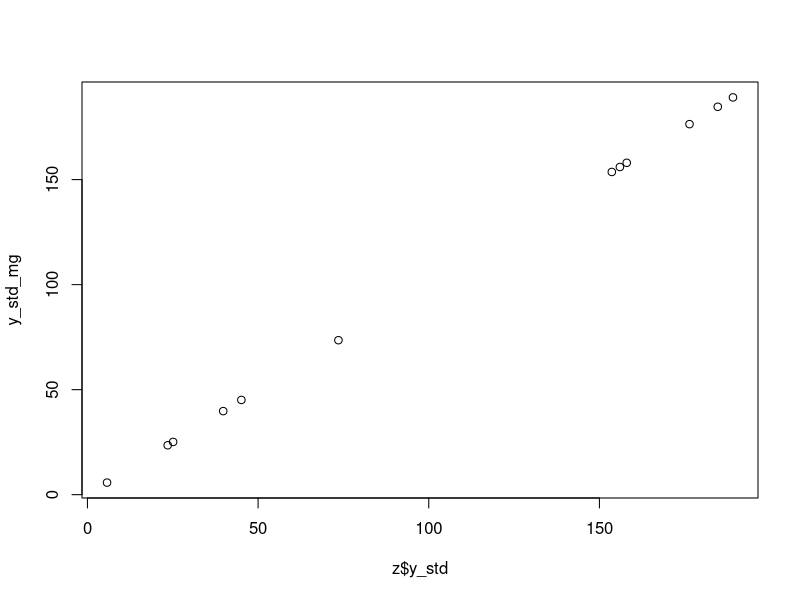
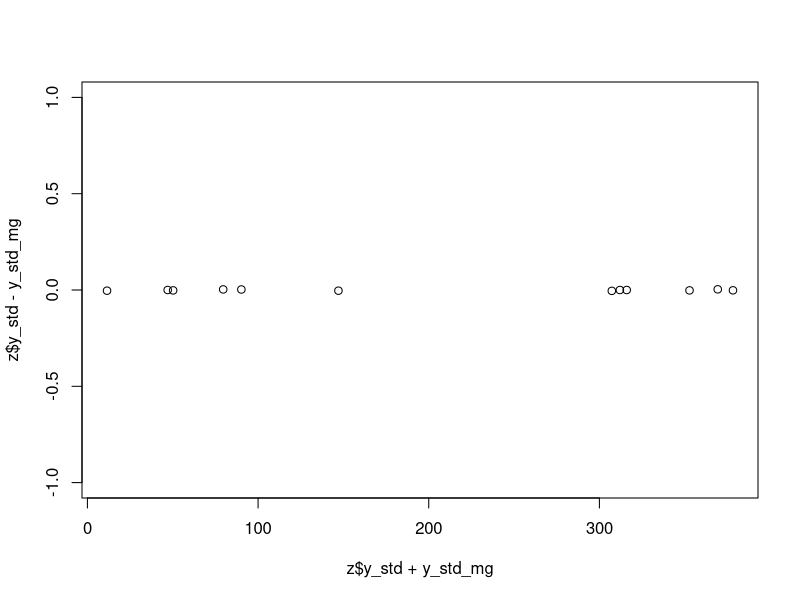

Write R code to recreate these figures, in order.

# Mimic this function call of an existing bssd funciton that generates a prior ----

#' Fit a Stan MAP prior generation model to summary-level data.
#'
#' @details
#' This routine fits the meta-analytical model equation:
#' \deqn{ log(-log(1 - p_{i})) = \alpha_{i} + log(T_{i}) }
#' where \eqn{p_{i}} is the probability of event in trial i, adjusted for the
#' intended or average time-at-risk, \eqn{T_{i}}.
#' The model is equivalent to:
#' \deqn{ log(\lambda_{i}) = \alpha_{i} }
#' where
#' \deqn{ \lambda_{i} = -log(1 - p_{i}) / T_{i} }
#' is the hazard of the event, assumed constant through time, and \eqn{p_{i}} is
#' the probability of event in unit time in trial i.
#' Thus this is a random-effects model that assumes the log-hazard terms are
#' exchangeable across trials, and the \eqn{ \alpha_{i} } terms are
#' trial-specific intercepts.
#' To complete the meta-analytical model, we apply the hierarchical distribution
#' \deqn{ p_{j} ~ Beta(abN, (1-a)bN)}
#' where N is the total number of patients in the historic trials, and a and b
#' are hyperparameters.
#' To illustrate the role of a and b, consider that the effective
#' sample size of this distribution is \eqn{abN + (1-a)bN) = bN}, i.e. b is a
#' discount to the historic data, taking values on (0, 1).
#' Furthermore, the mean of this distribution is \eqn{ abN / bN = a}.
#' Thus, a is the expected probability of event in unit time, and once again
#' a is bound to the range (0, 1).
#' Hyperpriors \eqn{ a ~ Beta(a_{\alpha}, a_{\beta}) } and
#' \eqn{ b ~ Beta(b_{\alpha}, b_{\beta}) } are natural choices to enforce these
#' ranges.
#' This method creates a prior from summary-level data, requiring only the
#' intended or average times-at-risk and total counts of patients with an
#' adverse event in each trial. It is likely aggregate statistics like this can
#' be derived from publications and/or filings. However, if you have
#' patient-level times-at-risk and adverse event statuses,
#' \code{\link{stan_map_patient_data}} provides a similar method to create a
#' prior from patient-level data. The patient-level approach is generally
#' preferable because it allows adjustment for how long each individual patient
#' spent at risk.
#'
#' @details
#' This model is effectively the same as that fit by
#' \code{\link{stan_map_patient_data}} with the notable exception that since
#' patient-level times-at-risk are not known, the intended trial follow-up
#' times, \eqn{ T_{j} }, are used instead.
#'
#' @inheritParams stan_map_patient_data
#' @param y integer vector, number of events in the trials.
#' @param n integer vector, number of patients in the trials.
#' @param time, numeric vector, strictly positive, time at risk in the trials.
#' @param ... extra parameters are passed to \code{\link[rstan]{sampling}}.
#'
#' @return object of type \code{\link{bssd_binary_map}}.
#'
#' @importFrom rstan sampling
#' @importFrom stats rbeta
#'
#' @export
#'
#' @examples
#' \dontrun{
#' set.seed(2021)
#' H <- 10
#' time <- 0.5 + cumsum(rexp(H, 5))
#' # Use constant hazard model:
#' hazard <- 0.15
#' prob <- 1 - exp(- hazard * time)
#' n <- rpois(H, lambda = 100 * time)
#' y <- rbinom(H, size = n, prob = prob)
#' x <- stan_map_summary_data(y = y, n = n, time = time,
#'                            a_alpha = 1 / 3, a_beta = 1 / 3,
#'                            b_alpha = 5, b_beta = 5)
#' x
#' }
# stan_map_summary_data <- function(y, n, time,
#                                   a_alpha, a_beta, b_alpha, b_beta,
#                                   ...) {
#
#   # Be vigilant:
#   if(length(n) != length(y)) {
#     stop("n and y must be the same length.")
#   }
#   if(length(n) != length(time)) {
#     stop("n and time must be the same length.")
#   }
#   if(any(y < 0)) {
#     stop("y must be non-negative")
#   }
#   if(any(y > n)) {
#     stop("Elements in y must be no more than the congruent element in n.")
#   }
#   if(any(n < 1)) {
#     stop("Each element of n must be at least 1.")
#   }
#   if(any(time <= 0) | any(is.na(time))) {
#     stop("Each element of time should be strictly positive and non-missing.")
#   }
#   if(any(c(a_alpha, a_beta, b_alpha, b_beta) <= 0) |
#      is.null(a_alpha) | is.null(a_beta) | is.null(b_alpha) | is.null(b_beta)) {
#     stop("a_alpha, a_beta, b_alpha, b_beta should be strictly positive.")
#   }
#
#   N <- sum(n)
#   dat <- list(
#     H = length(n),
#     n = n,
#     y = y,
#     non_events = n - y,
#     time = time,
#     a_alpha = a_alpha,
#     a_beta = a_beta,
#     b_alpha = b_alpha,
#     b_beta = b_beta
#   )
#   fit <- sampling(object = stanmodels$map_prior_summary_data,
#                   data = dat,
#                   ...)
#   l <- bssd_binary_map(fit)
#   class(l) <- c("bssd_binary_map_sl", class(l))
#   l
# }

# Develop chi-squ prior-generating function ----
library(tibble)
get_std_event_counts <- function(y, n, time, time_std = 1,
                                 as_data_frame = FALSE) {

  # To keep this consistent with the functions that creates MAP priors, I use
  # the variable names: y, n and time. Generally, the team use names starting
  # with R, N and T. So:
  # y -> R
  # n -> N
  # time -> T_act
  # similar for the returned variable:
  # y_std -> R_std

  # Note, when any is a vector, y, n, time_std, and time_act are recycled using
  # default R and tibble recycling behaviours.

  y_std <- n * (1 - (1 - (y / n))^(time_std / time))
  if(as_data_frame) {
    tibble(y, n, time, time_std, y_std)
  } else {
    return(y_std)
  }
}
# Examples of that function
# Trial saw 1-in-10 events but followed-up twice as long
testthat::expect_equal(
  get_std_event_counts(y = 1, n = 10, time = 2, time_std = 1),
  0.513, tolerance = 0.001
)
# Trial saw 1-in-10 events but followed-up half as long
testthat::expect_equal(
  get_std_event_counts(y = 1, n = 10, time = 0.5, time_std = 1),
  1.9, tolerance = 0.001
)
# As data.frame:
get_std_event_counts(y = 1, n = 10, time = c(2, 0.5), time_std = 1,
                     as_data_frame = TRUE)

chi_squ_prior <- function(y, n, time, time_std = 1, verbose = FALSE, ...) {

  # Be vigilant:
  if(length(n) != length(y)) {
    stop("n and y must be the same length.")
  }
  if(length(n) != length(time)) {
    stop("n and time must be the same length.")
  }
  if(any(y < 0)) {
    stop("y must be non-negative")
  }
  if(any(y > n)) {
    stop("Elements in y must be no more than the congruent element in n.")
  }
  if(any(n < 1)) {
    stop("Each element of n must be at least 1.")
  }
  if(any(time <= 0) | any(is.na(time))) {
    stop("Each element of time should be strictly positive and non-missing.")
  }

  # Get standardized event counts
  dat_std <- get_std_event_counts(y = y, n = n, time = time,
                                  time_std = time_std, as_data_frame = TRUE)
  y_std <- dat_std$y_std
  include <- rep(TRUE, length(y))
  n_t <- sum(dat_std$n[include])
  y_t <- sum(y_std[include])
  while(sum(include) > 1) {
      n_t <- sum(dat_std$n[include])
      y_t <- sum(y_std[include])
      y_exp <- dat_std$n * (y_t / n_t)
      y_exp[!include] <- NA
      Ci <- (y_std - y_exp)^2 * ( 1 / y_exp + 1 / (dat_std$n - y_exp) )
      C_t <- sum(Ci, na.rm = TRUE)
      M <- sum(include)
      crit <- qchisq(p = 0.01, df = M - 1, lower.tail = FALSE)
      if(C_t > crit) {
        # Homogeneity is rejected. Remove outlier and try again
        if(sum(Ci == max(Ci, na.rm = TRUE), na.rm = TRUE) > 1) {
          # In the case of ties, exclude the study with the highest AE rate.
          # KB ALERT - surely this biases AE rates downwards? Removing the
          # smaller study would make more sense, in my view.
          removal_candidate_i <- seq_along(Ci)[Ci == max(Ci)]
          ae_rates <- y_std / dat_std$n
          remove_i <- removal_candidate_i[
            which.max(ae_rates[removal_candidate_i])]

        } else {
          remove_i <- which.max(Ci)
        }

        if(verbose) print(paste0("Removing study ", remove_i))
        include[remove_i] <- FALSE
        next
      } else {
        # Success
        break
      }
  }

  return(list(alpha = y_t, beta = n_t - y_t))
}

# Tests ----

# Test 1
y <- c(10, 300, 0)
n <- c(95, 1050, 5)
time <- c(1, 3, 0.1)
x <- chi_squ_prior(y = y, n = n, time = time)
testthat::expect_equal(x$alpha, 121.4013, tolerance = 0.001)
testthat::expect_equal(x$beta, 1028.599, tolerance = 0.001)
# OK

# Test 2 - Event 12 on std data
y <- c(39.7830785231592, 45.1027618957793, 73.5365801017635, 5.74639066207418,
       184.673429984089, 189.128443516407, 153.637104497277, 176.397865938221,
       25.1074931650067, 156, 158, 23.52)
n <- c(78.6318681318681, 65.6868131868132, 117.675824175824, 8.68131868131868,
       318.412087912088, 301.475274725275, 226.855263157895, 261.552197802198,
       37.9880952380952, 233.848214285714, 241.113095238095, 43.75)
time <- rep(1, length(y))
z <- get_std_event_counts(y, n, time, as_data_frame = TRUE)
x <- chi_squ_prior(y = y, n = n, time = time)
testthat::expect_equal(x$alpha, 1230.633, tolerance = 0.001)
testthat::expect_equal(x$beta, 705.0369, tolerance = 0.001)

# Test 3 - Marianna's analysis - Event 12
n <- c(78.63, 65.69, 117.68, 8.68, 318.41, 301.48	, 226.86, 261.55, 37.99,
       233.85, 241.11, 43.75)
y <- c(42, 47, 77, 6, 194, 198, 189, 184, 9, 156, 158, 14)
days <- c(rep(364, 6), 532, 364, 84, 336, 336, 168)
z <- get_std_event_counts(y = y, n = n, time = days, as_data_frame = TRUE,
                          time_std = 336)
z
# Marianna's table
y_std_mg <- c(39.78, 45.1, 73.54, 5.75, 184.67, 189.13, 153.64, 176.40, 25.11,
              156.00, 158.00, 23.52)
plot(z$y_std, y_std_mg)
tibble(z$y_std, y_std_mg)
lm(z$y_std ~ y_std_mg)
plot(z$y_std + y_std_mg, z$y_std - y_std_mg, ylim = c(-1, 1))

# MG gets alpha = 1230.64 & beta = 705.04
x <- chi_squ_prior(y = y, n = n, time = days, time_std = 336, verbose = TRUE)
testthat::expect_equal(x$alpha, 1230.64, tolerance = 0.001)
testthat::expect_equal(x$beta, 705.04, tolerance = 0.001)


# test 4 - Marianna's Event 14
n <- c(78.63, 65.69, 117.68, 8.68, 318.41, 301.48	, 226.86, 261.55, 37.99,
       233.85, 241.11, 43.75)
y <- c(12, 6, 22, 1, 76, 64, 84, 104, 8, 58, 76, 6)
days <- c(rep(364, 6), 532, 364, 84, 336, 336, 168)
z <- get_std_event_counts(y = y, n = n, time = days, as_data_frame = TRUE,
                          time_std = 336)
z
x <- chi_squ_prior(y = y, n = n, time = days, time_std = 336, verbose = TRUE)
# Removes studies 9, 8 and 11, as MG's does
testthat::expect_equal(x$alpha, 295.2, tolerance = 0.001)
testthat::expect_equal(x$beta, 1099.83, tolerance = 0.001)
